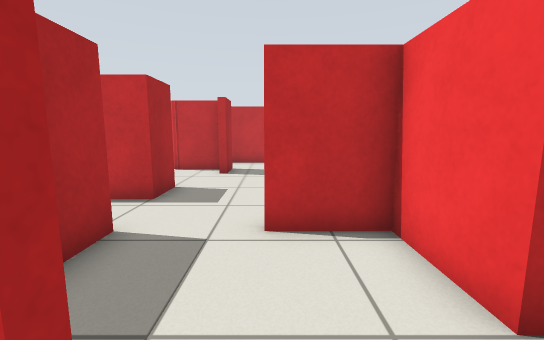
view 1 (above)

21 first-person views from a walk through a world built for the Gazebo simulator. The camera is 0.83 m above the floor, tilts 8° down and sees 90° across. The floor is counted in squares, 0.5 m on a side. Each view is taken from the middle of a square. On the plan, view 1 faces up. The plan holds only what a view shows up to about 14 squares ahead; the rest is blank.

view 2
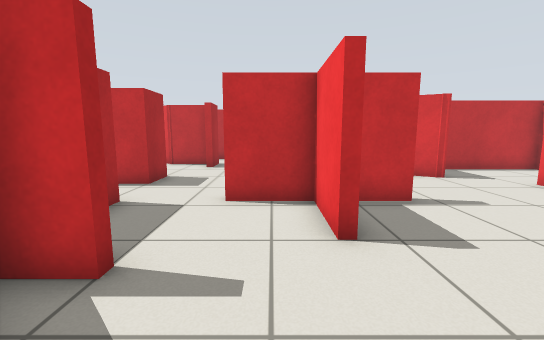

view 3
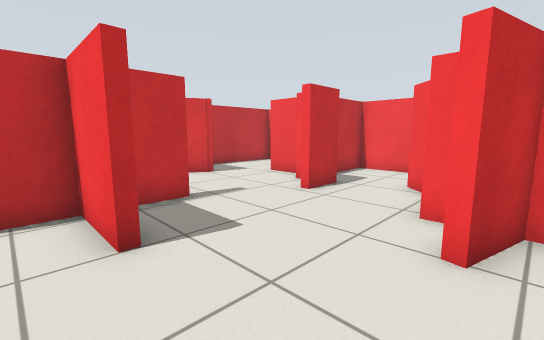

view 4
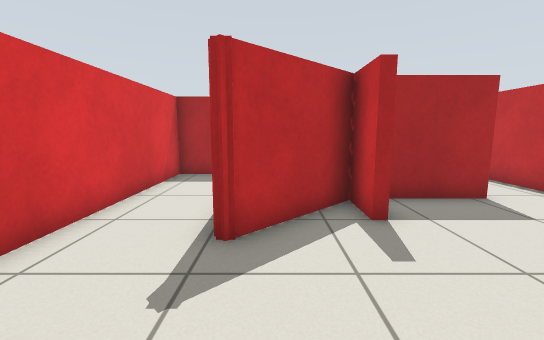

view 5
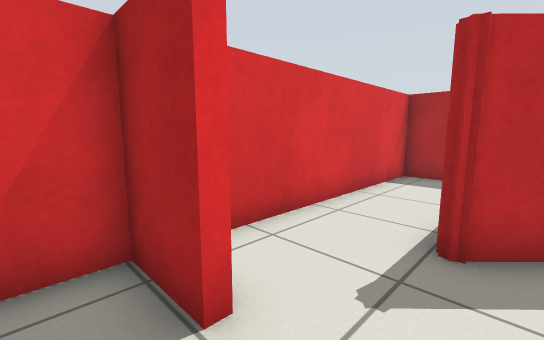

view 6
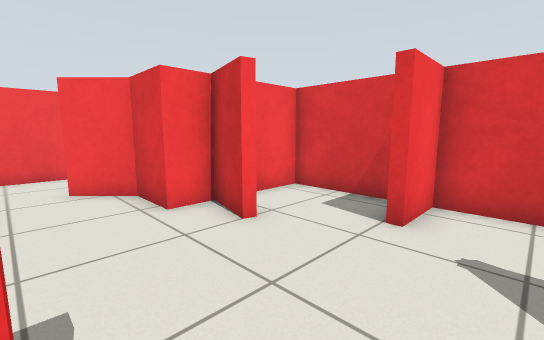

view 7
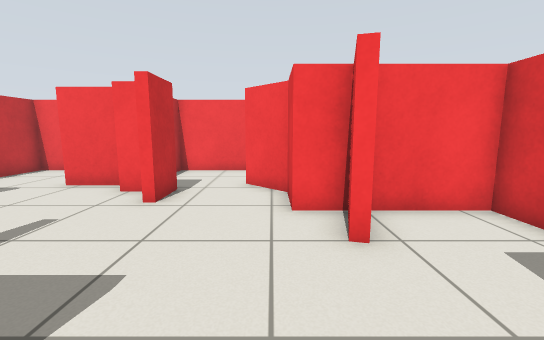

view 8
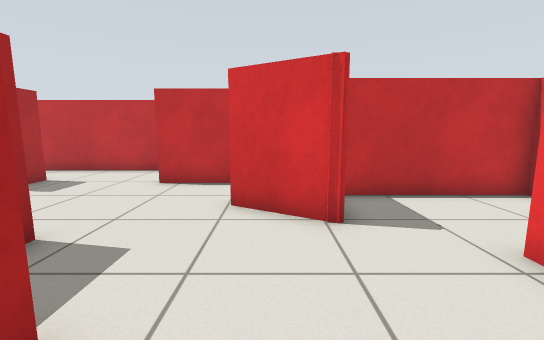

view 9
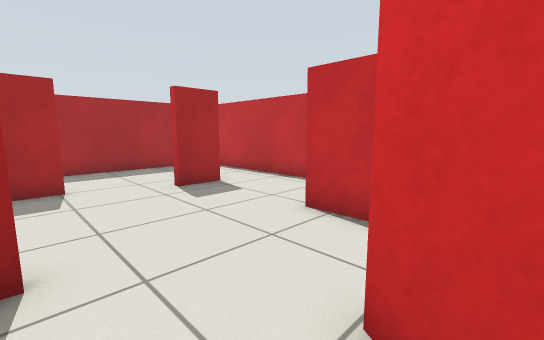

view 10
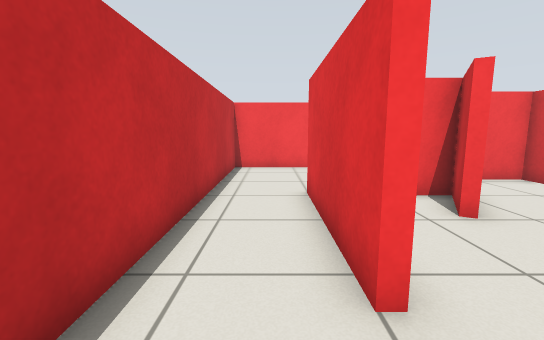

view 11
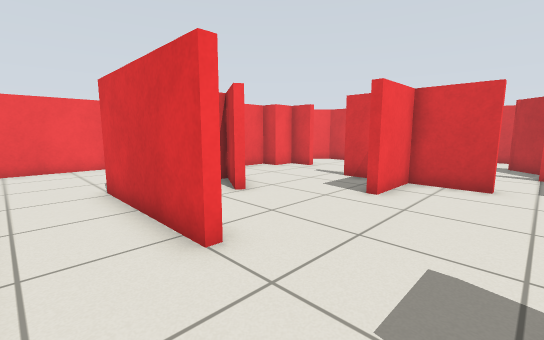

view 12
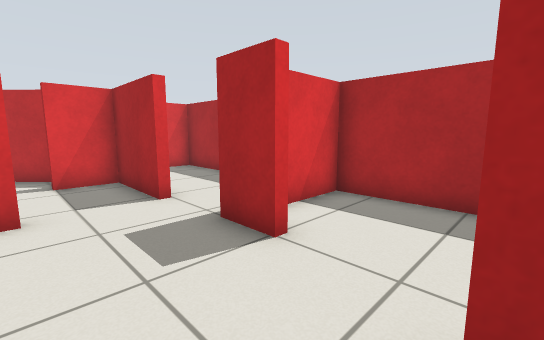

view 13
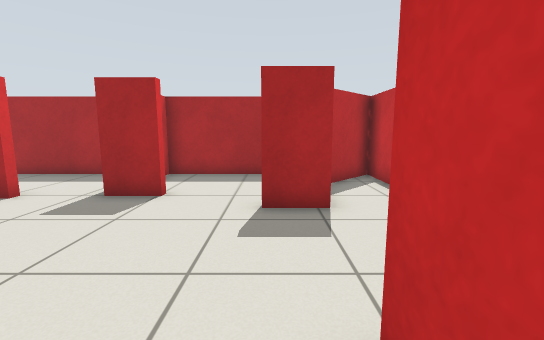

view 14
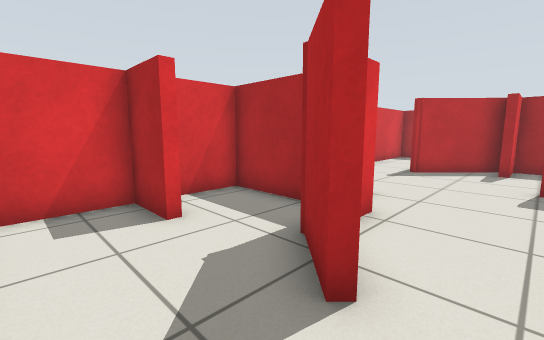

view 15
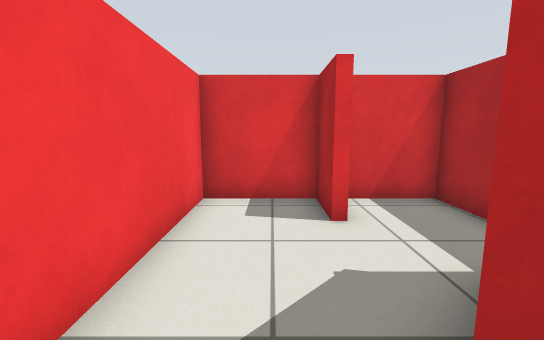

view 16
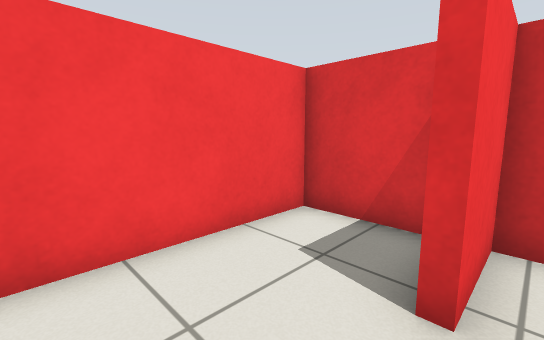

view 17
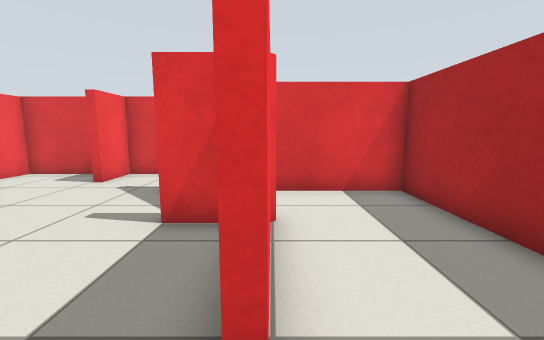

view 18
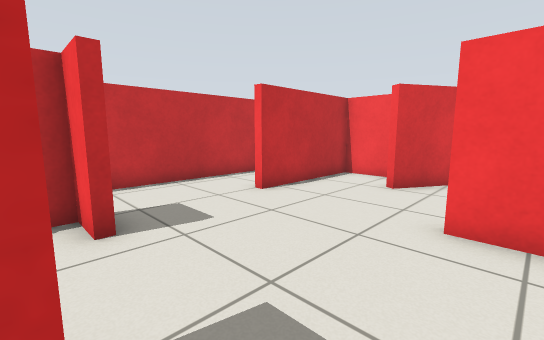

view 19
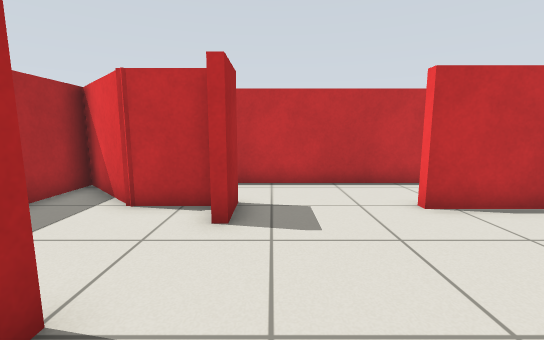

view 20
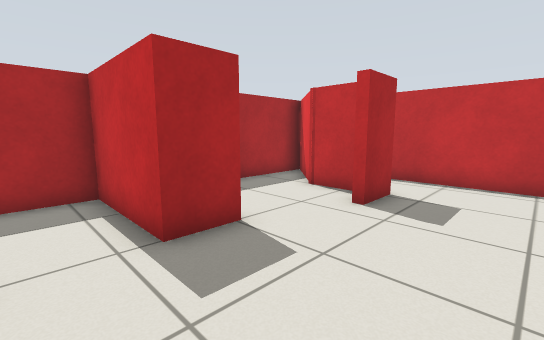

view 21
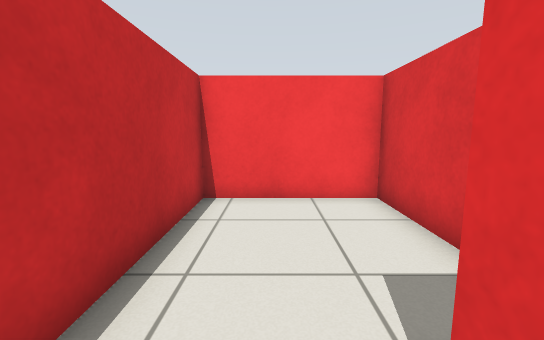

### Floor plan
Points are (right, up) in squares from view 1. A wall is a line through its corners. A room is listed if a view was taken in it or the views show most of it. See-through windows are left out.
Room 1 (views 1, 2, 3, 4, 5, 6, 7, 8, 9, 14, 15, 16)
walls: (4.5, 4.4) (3, 4.4); (7.2, 3.1) (8.2, 3.1); (2, 2) (2, 4.4) (-0.1, 4.4); (3.4, 4.7) (4.4, 4.7); (5, -1.2) (6.6, -1.6) (6.6, -0.4) (8.4, -0.4) (9.7, 0.9); (8.5, 3.4) (8.5, 4.3) (9.4, 4.3) (9.4, 6.5); (8.9, 2.8) (7.2, 2.8); (9.9, 0.7) (8.5, -0.7); (-0.9, 0.9) (-2.5, 0.9) (0.1, -1.8); (7.3, 7.7) (5.1, 9) (5.2, 9.3); (9.5, -2.9) (9.9, -2.9) (9.9, -4.7) (12.7, -4.7) (12.7, 4) (10.8, 4); (-2.7, 4.5) (-2.7, 1.2) (-0.9, 1.2); (10.5, 10) (7.9, 10); (-6.7, -3.2) (-6.7, -4.7) (2.6, -4.7) (2.6, -2.9) (2.9, -2.9)
ways out: opening at (-1.5, 4) to room 2; opening at (4, 8) to room 2; opening at (10, 8) to room 6; opening at (4, -2) to room 7; opening at (9, -2) to room 8
Room 2 (views 10, 11, 12, 13, 19, 20)
walls: (-1.8, 12.4) (-1.8, 10.7); (-3.4, 8.1) (-2.9, 8.1) (-2.9, 6.6); (5.2, 9.3) (7, 8.2) (7, 11.7) (2.3, 11.7) (2.3, 12); (-0.2, 4.7) (2, 4.7) (2, 7.1); (2.5, 14.7) (-6.5, 14.7) (-4.7, 12.9); (-6.7, 14.7) (-6.7, 13)
ways out: opening at (-1.5, 4) to room 1; opening at (4, 8) to room 1; opening at (-3, 5.5) to room 3; opening at (2, 13.5) to room 4; opening at (-2.5, 9.5) to room 5
Room 3 (views 17, 18)
walls: (-3, 1.6) (-3, 4.5); (-2.9, 6.6) (-6.7, 6.6) (-6.7, -1.6) (-3, -1.6)
ways out: opening at (-3, 5.5) to room 2
Room 4 (view 21)
walls: (9.6, 10.3) (12.7, 10.3) (12.7, 14.7) (2.5, 14.7); (2.3, 12) (7.4, 12)
ways out: opening at (2, 13.5) to room 2
Room 5 (no view inside)
walls: (-2.1, 10.7) (-2.1, 12) (-4.2, 12) (-6.7, 14.5); (-6.7, 13) (-6.7, 6.9) (-4.5, 6.9)
ways out: opening at (-2.5, 9.5) to room 2
Room 6 (no view inside)
walls: (10.2, 4.3) (12.7, 4.3) (12.7, 10) (10.5, 10)
ways out: opening at (10, 8) to room 1
Room 7 (no view inside)
walls: (2.9, -2.9) (2.9, -4.7) (6.6, -4.7) (6.6, -1.9) (4.9, -1.5)
ways out: opening at (4, -2) to room 1
Room 8 (no view inside)
walls: (6.9, -2) (6.9, -4.7) (9.1, -4.7)
ways out: opening at (9, -2) to room 1

Where each view was taken, in squares from view 1:
view 1: 0 up, 0 right, facing up
view 2: 2 down, 1 right, facing up
view 3: 2 down, 1 right, facing up-right
view 4: 1 down, 4 right, facing left
view 5: 1 down, 4 right, facing down-left
view 6: 2 up, 1 right, facing down-right
view 7: 0 up, 1 right, facing right
view 8: 3 up, 6 right, facing up
view 9: 7 up, 6 right, facing up-left
view 10: 13 up, 0 right, facing right
view 11: 14 up, 1 left, facing down-right
view 12: 11 up, 0 right, facing down-left
view 13: 11 up, 4 right, facing left
view 14: 2 up, 12 right, facing down-left
view 15: 2 up, 11 right, facing down
view 16: 9 up, 9 right, facing down-right
view 17: 6 up, 3 left, facing down
view 18: 6 up, 3 left, facing up-right
view 19: 6 up, 1 left, facing up
view 20: 5 up, 1 right, facing up-left
view 21: 13 up, 6 right, facing right
